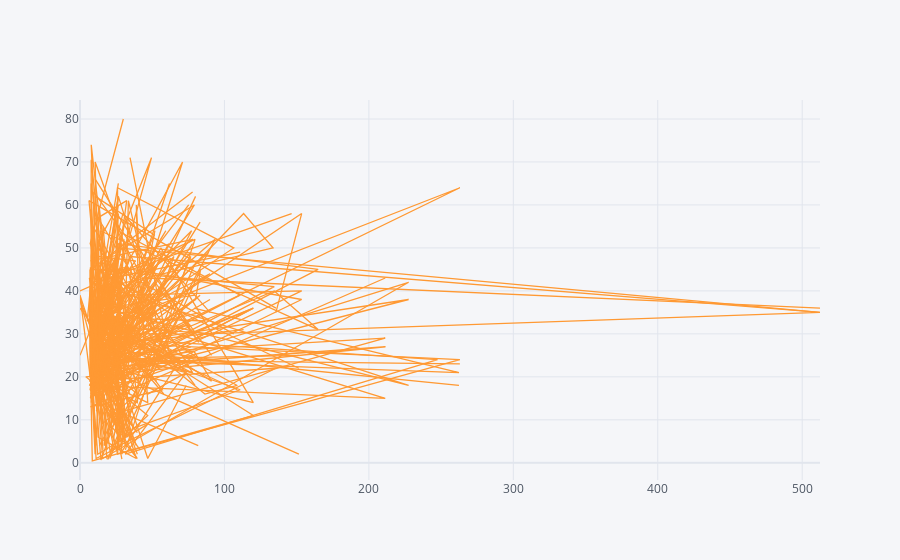

Notebook code cell kept with this figure:
### Code cell
#plots a line graph rather than individual points(scatter), as it connects the data points sequentially.
df2.iplot(kind="scatter",x="fare",y="age")

### Figure 1 — Plotly figure (JSON) as saved in the notebook; plotly's stock layout.template omitted (floating-point values rounded to 4 significant figures; data arrays with more than 128 entries replaced by an {"elided": "..."} marker saying what was removed)
{"data": [{"line": {"color": "rgba(255, 153, 51, 1.0)", "dash": "solid", "shape": "linear", "width": 1.3}, "mode": "lines", "name": "age", "text": "", "type": "scatter", "x": {"elided": "891 float values"}, "y": {"elided": "891 mixed values"}}], "layout": {"legend": {"bgcolor": "#F5F6F9", "font": {"color": "#4D5663"}}, "paper_bgcolor": "#F5F6F9", "plot_bgcolor": "#F5F6F9", "title": {"font": {"color": "#4D5663"}}, "xaxis": {"gridcolor": "#E1E5ED", "showgrid": true, "tickfont": {"color": "#4D5663"}, "title": {"font": {"color": "#4D5663"}, "text": ""}, "zerolinecolor": "#E1E5ED"}, "yaxis": {"gridcolor": "#E1E5ED", "showgrid": true, "tickfont": {"color": "#4D5663"}, "title": {"font": {"color": "#4D5663"}, "text": ""}, "zerolinecolor": "#E1E5ED"}}}
